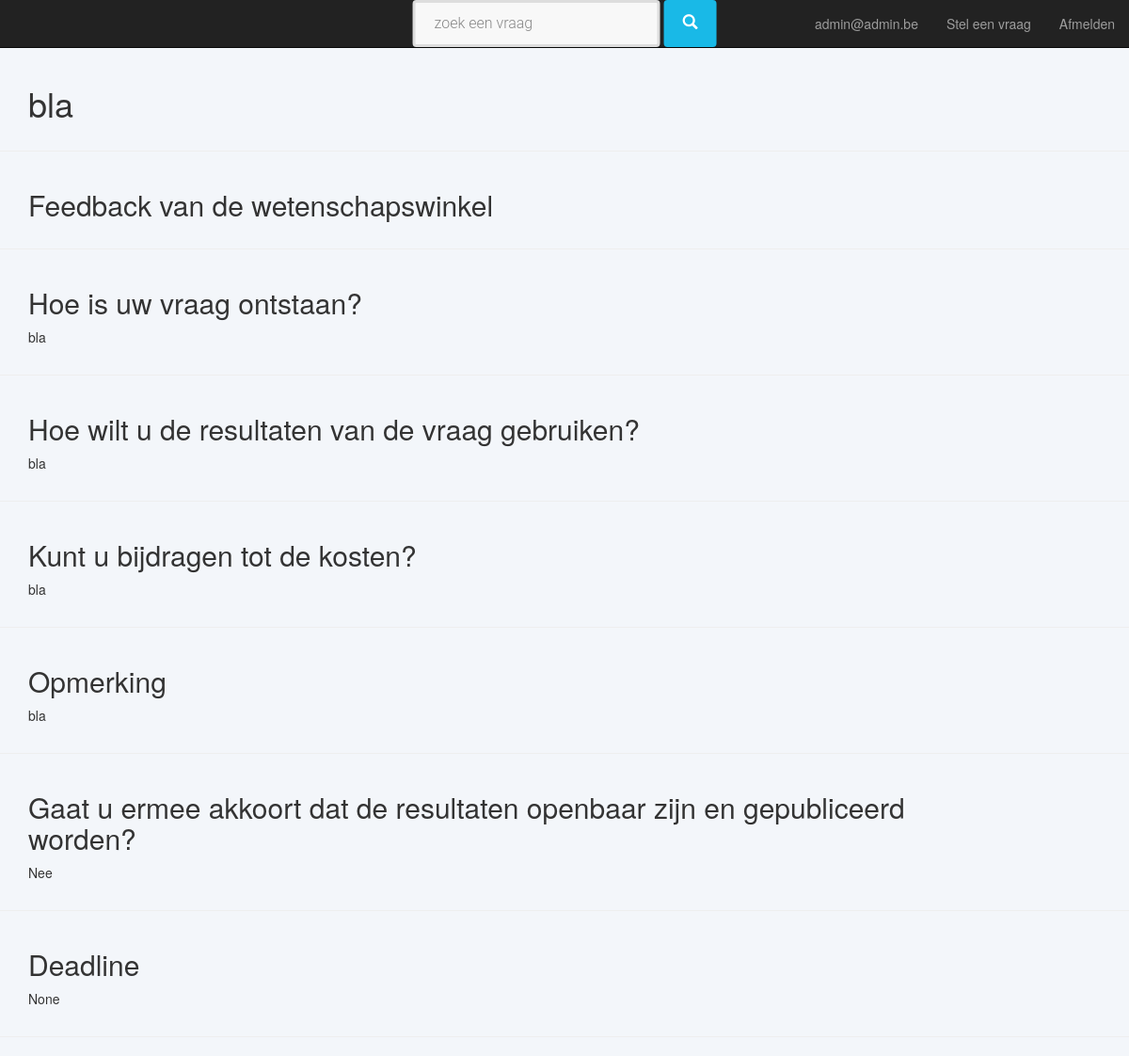
Before: /dbwwinkel/detail_organisation/2 (signed in) with the older database file.
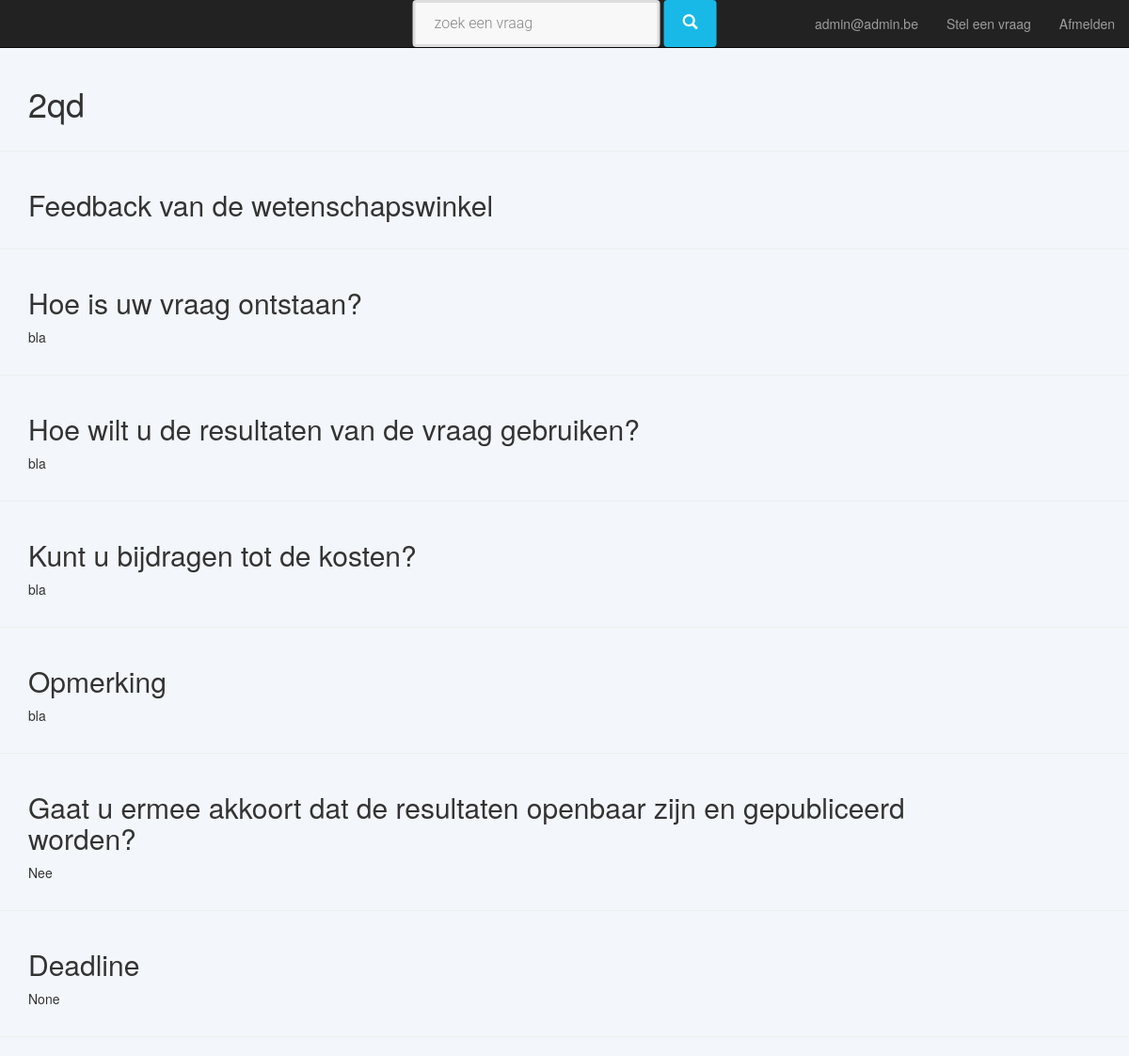
After: the same page with the newer database file.
### dbwwinkel/models.py (models this page shows, shortened)
class Question(models.Model):
    question_text = models.TextField()
    reason = models.TextField()
    purpose = models.TextField()
    own_contribution = models.TextField()
    remarks = models.TextField(blank=True)
    internal_remarks = models.TextField(blank=True)
    how_know_WW = models.TextField(blank=True)
    deadline = models.DateField(blank=True, null=True)
    public = models.BooleanField()
    creation_date = models.DateTimeField(default=timezone.now)
    active = models.BooleanField(default=True)
    state = models.ForeignKey(State)
    region = models.ManyToManyField(Region)
    organisation = models.ForeignKey(Organisation)
    keyword = models.ManyToManyField(Keyword)
    question_subject = models.ManyToManyField(QuestionSubject, blank=True)
    study_field = models.ManyToManyField(StudyField, blank=True)
    def get_state_name(self):
        return self.state
    state_name = property(get_state_name)
    class Meta:
        default_permissions = ('add', 'delete')
        permissions = (
            ('view_draft_question', _('Can view draft question')),
            ('edit_draft_question', _('Can edit draft question')),
            ('view_in_progress_central_question', _('Can view in progress question central')),
            ('edit_in_progress_central_question', _('Can edit in progress question central')),
            ('view_processed_central_question', _('Can view processed question central')),
            ('edit_processed_central_question', _('Can edit processed question central')),
            ('view_in_progress_regional_question', _('Can view in progress question regional')),
            ('edit_in_progress_regional_question', _('Can edit in progress question regional')),
            ('edit_public_question', _('Can edit public question')),
            ('edit_reserved_question', _('Can edit reserved question')),
            ('view_ongoing_question', _('Can view ongoing question')),
            ('edit_ongoing_question', _('Can edit ongoing question')),
            ('view_finished_question', _('Can view finished question')),
            ('edit_finished_question', _('Can edit finished question')),
            ('view_denied_question', _('Can view denied question')),
            ('edit_denied_question', _('Can edit denied question')),
            ('view_revoked_question', _('Can view revoked question')),
            ('edit_revoked_question', _('Can edit revoked question')),
        )

### dbwwinkel/views.py (the view, shortened to what this page needs)
# urls.py: url(r'^detail_organisation/(?P<question_id>[0-9]+)', views.detail, name='detail_organisation'),
def detail(request, question_id):
    question = Question.objects.get(id=question_id)
    button_template = "dbwwinkel/detail_question/default.html"
    region_list = []
    if request.user.is_authenticated == False: # Then the user is a student
        return student_detail(request, question)
    elif OrganisationUser.objects.filter(id = request.user.id).exists():
        if request.user.has_perm('edit_question', question):
            button_template = "dbwwinnkel/detail_question/organisations.html"
    context = {'question': question,
               'button_template': button_template,
               'region_lst': region_list,
               'question_id': question_id}
    return render(request, 'dbwwinkel/detail_question/detail_question_base.html', context)

### custom_users/models.py (called while the page is built)
    def is_manager(self):
        return ManagerUser.objects.filter(pk=self.id).exists()
        try:
            ManagerUser.objects.get(pk=self.id)
        except ObjectDoesNotExist:
            return False
        return True

### dbwwinkel/templates/dbwwinkel/detail_question/detail_question_base.html (shortened to what this page needs)
{% extends "base/base.html" %}
{% load cms_tags menu_tags sekizai_tags staticfiles %}
{% block content %}
    <div class = "container">
        <div class="row">
            <div class = "col-md-10">
                <h1>{{ question.question_text }}</h1>
                </div>
            <div class = "col-md-2">
                <br>
            </div>
        </div>
    </div>
    <hr />
       <div class = "container">
        <div class="row">
            <div class = "col-md-11">
                <h2>Feedback van de wetenschapswinkel</h2>
            </div>
        </div>
    </div>
    <hr/>
    <div class = "container">
        <div class="row">
            <div class = "col-md-11">
                <h2>Hoe is uw vraag ontstaan?</h2>
                <p>{{ question.reason }}</p>
            </div>
        </div>
    </div>
    <hr />
    <div class = "container">
        <div class="row">
            <div class = "col-md-11">
                <h2>Hoe wilt u de resultaten van de vraag gebruiken?</h2>
                <p>{{ question.purpose }}</p>
            </div>
        </div>
    </div>
    <hr/>
        <div class = "container">
        <div class="row">
            <div class = "col-md-11">
                <h2>Kunt u bijdragen tot de kosten?</h2>
                <p>{{ question.own_contribution }}</p>
            </div>
        </div>
    </div>
    <hr/>
       <div class = "container">
        <div class="row">
            <div class = "col-md-11">
                <h2>Opmerking</h2>
                <p>{{ question.remarks }}</p>
            </div>
        </div>
    </div>
    <hr/>
       <div class = "container">
        <div class="row">
            <div class = "col-md-11">
                <h2>Gaat u ermee akkoort dat de resultaten openbaar zijn en gepubliceerd worden?</h2>
                {% if question.public is True  %}
                <p>Ja</p>
                {% else %}
                <p>Nee</p>
                {% endif %}
            </div>
        </div>
    </div>
    <hr/>
    <div class = "container">
        <div class="row">
            <div class = "col-md-11">
                <h2>Deadline</h2>
                <p>{{ question.deadline }}</p>
            </div>
        </div>
    </div>
    <hr/>
{% endblock %}

Changed rows visible on the page:
changed Question "bla": question_text "bla" → "2qd"
